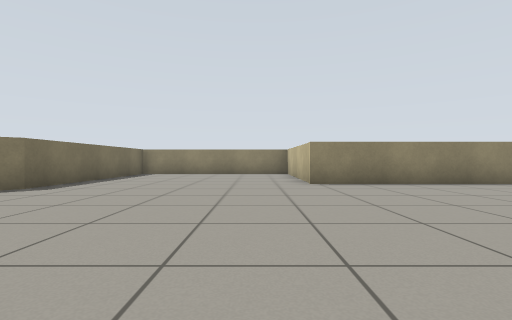
view 1 (above)

13 first-person views from a walk through a Gazebo world. The camera is 0.57 m above the floor, looks level and sees 85° across. The floor is counted in squares, 1 m on a side. Each view is taken from the middle of a square. On the plan, view 1 faces up. The plan holds only what a view shows up to about 9 squares ahead; the rest is blank. Robots are left out.

view 2
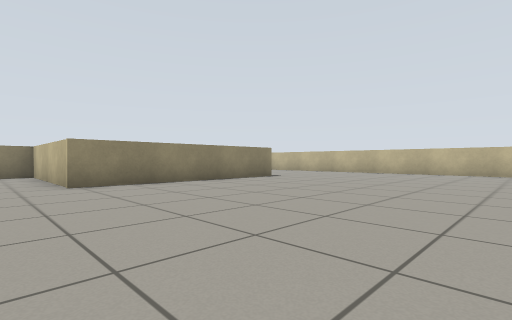

view 3
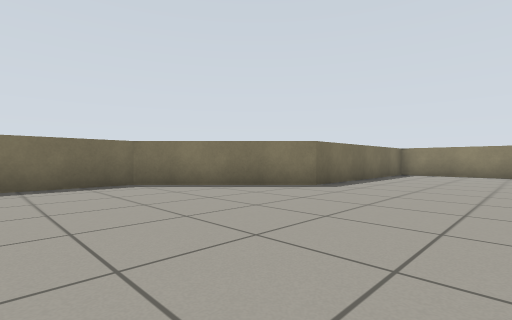

view 4
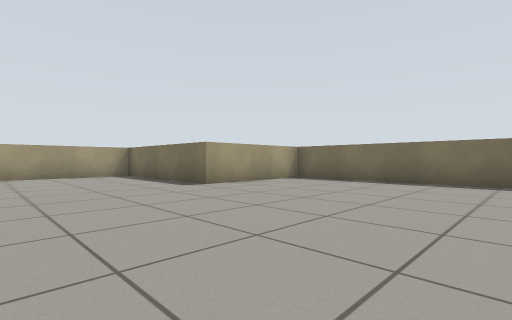

view 5
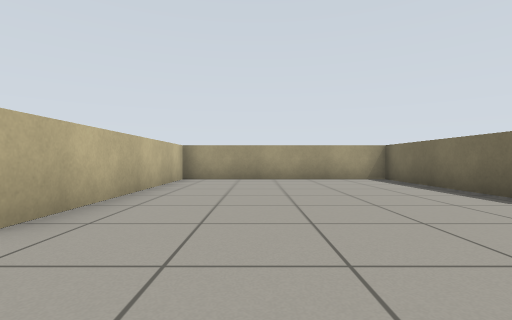

view 6
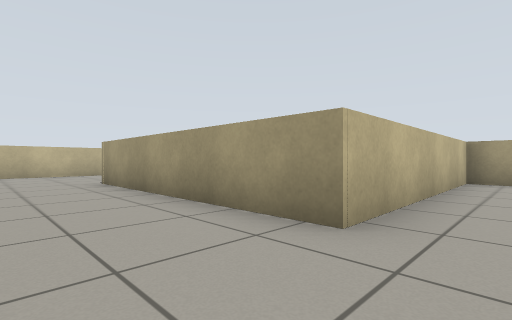

view 7
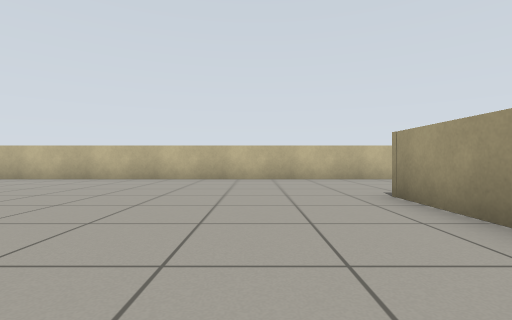

view 8
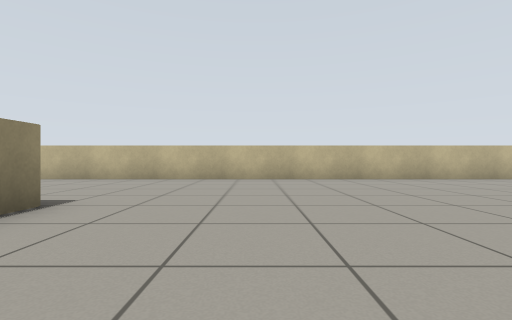

view 9
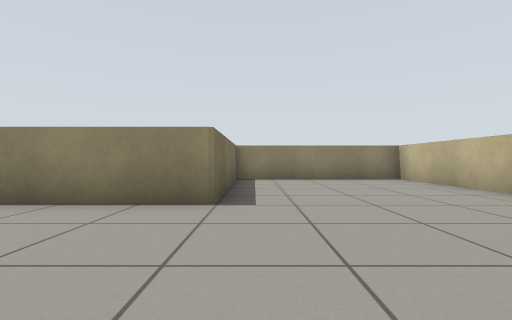

view 10
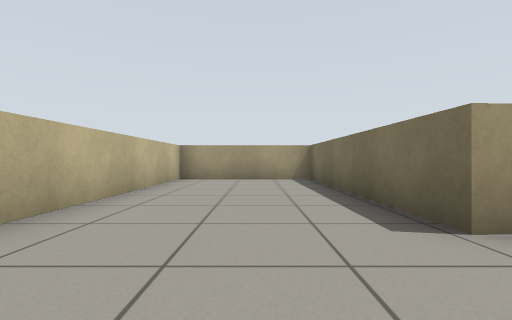

view 11
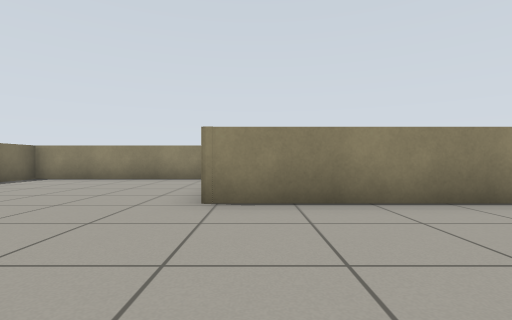

view 12
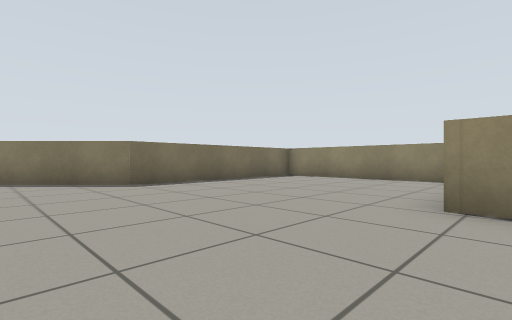

view 13
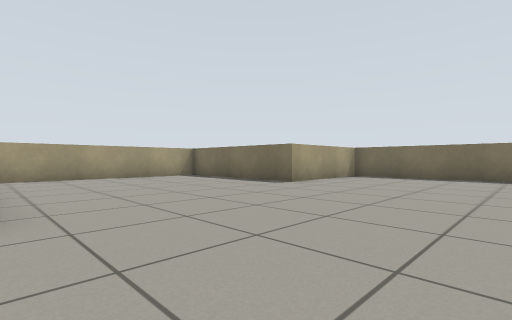

### Floor plan
Points are (right, up) in squares from view 1. A wall is a line through its corners. A room is listed if a view was taken in it or the views show most of it. See-through windows are left out.
Room 1 (views 1, 2, 3, 4, 5, 6, 7, 8, 9, 10, 11, 12, 13)
walls: (-7.2, -3.5) (-3.8, -3.5) (-3.8, -8.2) (2.2, -8.2) (2.1, -2.1) (8.4, -2.1) (8.4, -8.2) (12.2, -8.2) (12.3, 11.3) (7.4, 11.3) (7.4, 6.6) (1.3, 6.6) (1.3, 11.3) (-4.6, 11.3) (-4.5, 5.4) (-7.5, 2.5) (-7.4, -3.3)

Positions as (right, up) in squares from view 1, and headings:
1: (0, 0), facing up
2: (0, 0), facing up-right
3: (-1, 0), facing up-left
4: (0, 2), facing down-left
5: (0, 0), facing down
6: (1, 0), facing down-right
7: (4, 0), facing right
8: (4, 4), facing right
9: (8, 3), facing up
10: (10, 0), facing down
11: (2, 3), facing up
12: (2, 3), facing up-left
13: (2, 1), facing down-left
